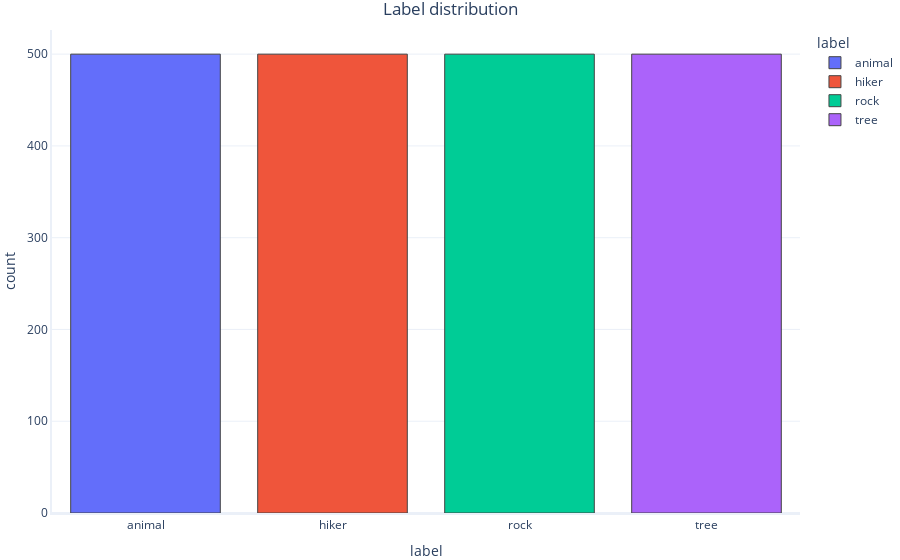

Write notebook code for a chart like this one.
### Markdown cell above
La matriz de confusión nos muestra que, a pesar de las métricas indicadas, el modelo no es increíblemente preciso.

De las 660 muestras presentes en el conjunto de pruebas (el 30% del total), predijo 29 falsos negativos y 33 falsos positivos.

Y lo que es más importante, fíjese en la fila inferior, que muestra lo que ocurrió cuando se mostró al modelo información sobre un excursionista: se equivocó de respuesta casi el 30% de las veces. Esto significa que no identificaría correctamente a casi el 30% de las personas de la montaña.

¿Qué ocurre si utilizamos este modelo para hacer predicciones sobre conjuntos equilibrados?

Carguemos un conjunto de datos con el mismo número de resultados para "excursionistas" y "no excursionistas", y utilicemos esos datos para hacer predicciones:

### Code cell
# Load and print umbiased set
#Import the data from the .csv file
balanced_dataset = pandas.read_csv('snow_objects_balanced.csv', delimiter="\t")

#Let's have a look at the data
graphing.multiple_histogram(balanced_dataset, label_x="label", label_group="label", title="Label distribution")

### Figure 1 — Plotly figure (JSON) as saved in the notebook; plotly's stock layout.template omitted (floating-point values rounded to 4 significant figures; data arrays with more than 128 entries replaced by an {"elided": "..."} marker saying what was removed)
{"data": [{"histfunc": "count", "name": "animal", "type": "histogram", "x": {"elided": "500 str values"}}, {"histfunc": "count", "name": "hiker", "type": "histogram", "x": {"elided": "500 str values"}}, {"histfunc": "count", "name": "rock", "type": "histogram", "x": {"elided": "500 str values"}}, {"histfunc": "count", "name": "tree", "type": "histogram", "x": {"elided": "500 str values"}}], "layout": {"legend": {"title": {"text": "label"}}, "title": {"text": "Label distribution"}, "xaxis": {"title": {"text": "label"}}, "yaxis": {"title": {"text": "count"}}}}
